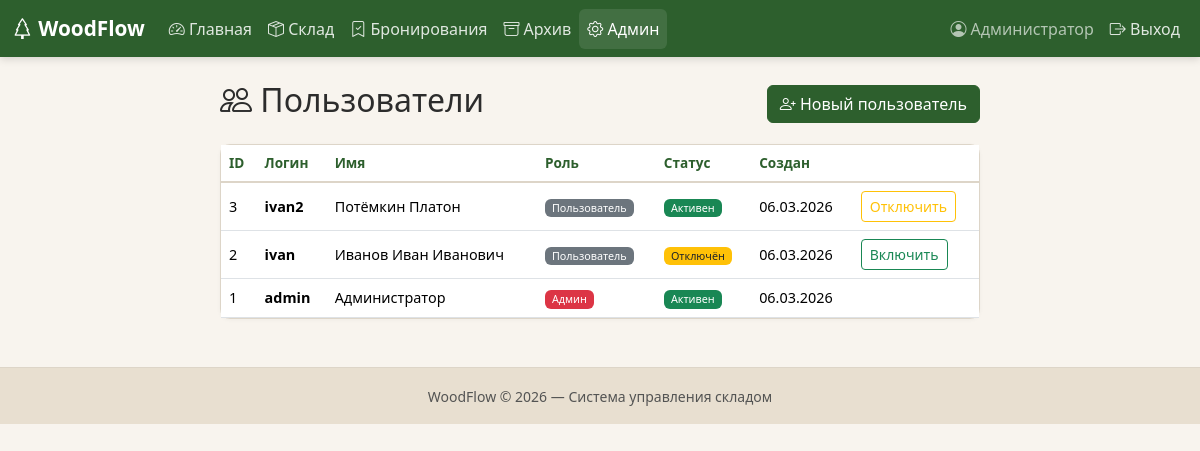
/admin/users (signed in), run on an earlier commit of the app's database.
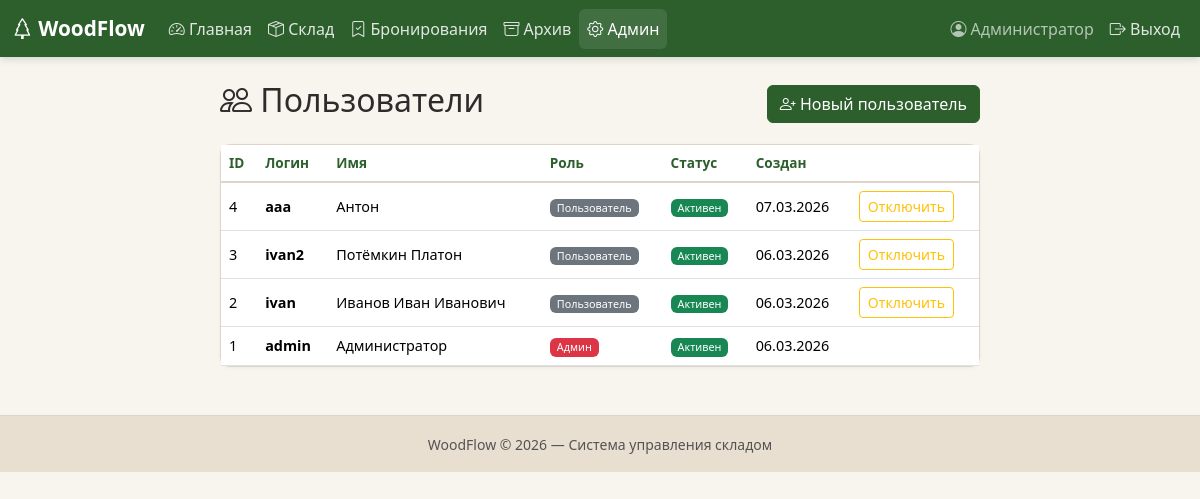
And on a later commit of the database.
### models.py (models this page shows, shortened)
class User(UserMixin, db.Model):
    __tablename__ = "users"
    id = db.Column(db.Integer, primary_key=True)
    username = db.Column(db.String(80), unique=True, nullable=False)
    password_hash = db.Column(db.String(256), nullable=False)
    full_name = db.Column(db.String(150), default="")
    is_admin = db.Column(db.Boolean, default=False)
    is_active_user = db.Column(db.Boolean, default=True)
    created_at = db.Column(db.DateTime, default=lambda: datetime.now(ZoneInfo("Europe/Moscow")))
    @property
    def is_active(self):
        return self.is_active_user

### app.py (the view)
@app.route("/admin/users")
@login_required
@admin_required
def admin_users():
    users = User.query.order_by(User.created_at.desc()).all()
    return render_template("admin_users.html", users=users)

### app.py (called while the page is built)
@login_manager.user_loader
def load_user(user_id):
    return db.session.get(User, int(user_id))

def admin_required(f):
    from functools import wraps
    @wraps(f)
    def decorated(*args, **kwargs):
        if not current_user.is_authenticated or not current_user.is_admin:
            flash("Доступ запрещён.", "danger")
            return redirect(url_for("stock"))
        return f(*args, **kwargs)
    return decorated

### templates/admin_users.html (shortened to what this page needs)
{% extends "base.html" %}
{% block content %}
<div class="row justify-content-center">
<div class="col-lg-8">
    <div class="d-flex justify-content-between align-items-center mb-3">
        <h2><i class="bi bi-people"></i> Пользователи</h2>
        <a href="{{ url_for('register_user') }}" class="btn btn-wf-green">
            <i class="bi bi-person-plus"></i> Новый пользователь
        </a>
    </div>
    <div class="card wf-card">
        <div class="table-responsive">
        <table class="table table-hover mb-0 align-middle">
            <thead class="wf-thead"><tr>
                <th>ID</th><th>Логин</th><th>Имя</th><th>Роль</th><th>Статус</th><th>Создан</th><th></th>
            </tr></thead>
            <tbody>
            {% for u in users %}
            <tr>
                <td>{{ u.id }}</td>
                <td class="fw-bold">{{ u.username }}</td>
                <td>{{ u.full_name }}</td>
                <td>
                    {% if u.is_admin %}
                    <span class="badge bg-danger">Админ</span>
                    {% else %}
                    <span class="badge bg-secondary">Пользователь</span>
                    {% endif %}
                </td>
                <td>
                    {% if u.is_active_user %}
                    <span class="badge bg-success">Активен</span>
                    {% else %}
                    <span class="badge bg-warning text-dark">Отключён</span>
                    {% endif %}
                </td>
                <td class="small">{{ u.created_at.strftime('%d.%m.%Y') }}</td>
                <td>
                    {% if u.id != current_user.id %}
                    <form method="post" action="{{ url_for('toggle_user', user_id=u.id) }}">
                        <button class="btn btn-sm btn-outline-{{ 'warning' if u.is_active_user else 'success' }}">
                            {{ 'Отключить' if u.is_active_user else 'Включить' }}
                        </button>
                    </form>
                    {% endif %}
                </td>
            </tr>
            {% endfor %}
            </tbody>
        </table>
        </div>
    </div>
</div>
</div>
{% endblock %}

### templates/base.html (shortened to what this page needs)
<!DOCTYPE html>
<html lang="ru">
<head>
    <link href="https://cdn.jsdelivr.net/npm/bootstrap@5.3.2/dist/css/bootstrap.min.css" rel="stylesheet">
    <link href="https://cdn.jsdelivr.net/npm/bootstrap-icons@1.11.1/font/bootstrap-icons.css" rel="stylesheet">
    <link href="{{ url_for('static', filename='css/style.css') }}" rel="stylesheet">
</head>
<body>
{% if current_user.is_authenticated %}
<nav class="navbar navbar-expand-lg navbar-dark wf-navbar">
    <div class="container-fluid">
        <a class="navbar-brand fw-bold" href="{{ url_for('dashboard') }}">
            <i class="bi bi-tree"></i> WoodFlow
        </a>
        <div class="collapse navbar-collapse" id="navMain">
            <ul class="navbar-nav me-auto">
                {% if current_user.is_admin %}
                <li class="nav-item">
                    <a class="nav-link {% if request.endpoint == 'dashboard' %}active{% endif %}"
                       href="{{ url_for('dashboard') }}">
                        <i class="bi bi-speedometer2"></i> Главная
                    </a>
                </li>
                {% endif %}
                <li class="nav-item">
                    <a class="nav-link {% if 'stock' in request.endpoint|default('') %}active{% endif %}"
                       href="{{ url_for('stock') }}">
                        <i class="bi bi-box-seam"></i> Склад
                    </a>
                </li>
                <li class="nav-item">
                    <a class="nav-link {% if 'booking' in request.endpoint|default('') %}active{% endif %}"
                       href="{{ url_for('bookings') }}">
                        <i class="bi bi-bookmark-check"></i> Бронирования
                    </a>
                </li>
                <li class="nav-item">
                    <a class="nav-link {% if 'archive' in request.endpoint|default('') or 'shipment' in request.endpoint|default('') %}active{% endif %}"
                       href="{{ url_for('archive') }}">
                        <i class="bi bi-archive"></i> Архив
                    </a>
                </li>
                {% if current_user.is_admin %}
                <li class="nav-item">
                    <a class="nav-link {% if 'admin' in request.endpoint|default('') %}active{% endif %}"
                       href="{{ url_for('admin_users') }}">
                        <i class="bi bi-gear"></i> Админ
                    </a>
                </li>
                {% endif %}
            </ul>
            <ul class="navbar-nav">
                <li class="nav-item">
                    <span class="nav-link text-light opacity-75">
                        <i class="bi bi-person-circle"></i>
                        {{ current_user.full_name or current_user.username }}
                    </span>
                </li>
                <li class="nav-item">
                    <a class="nav-link" href="{{ url_for('logout') }}">
                        <i class="bi bi-box-arrow-right"></i> Выход
                    </a>
                </li>
            </ul>
        </div>
    </div>
</nav>
{% endif %}
<main class="container-fluid py-4 px-3 px-lg-4">
    {% block content %}{% endblock %}
</main>
<footer class="wf-footer text-center py-3 mt-4">
    <small class="text-muted">WoodFlow © {{ now().year if now is defined else "2026" }} — Система управления складом</small>
</footer>
</body>
</html>

What changed in the data, as far as the page shows it:
added User: id "4", username "aaa", full_name "Антон", is_admin "Пользователь", shows "Активен", created_at "07.03.2026", is_active_user "Отключить"
changed User "ivan": is_active_user "Включить" → "Отключить"; is_active_user "Отключён" → "Активен"
